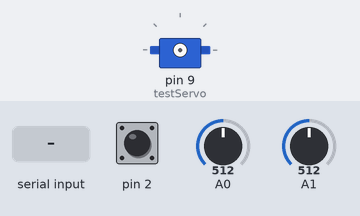
A sketch run on a simulated Arduino Uno, built with avr-gcc and run on an emulated ATmega328P. Parts: servo. The inputs (shaded band) are chosen by the test bench; at power-on: pin 2 HIGH, A0 = 512, A1 = 512. What the sketch prints to the serial monitor is not drawn.

Above: at 1.2 s.
1.3 s: "V" received over Serial
Timing chart, 0 to 8.8 s (numbered marks = the images above; inputs shaded):
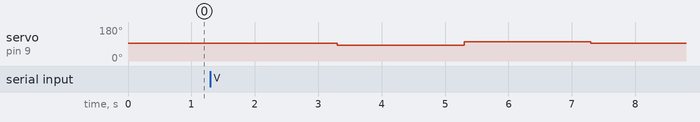

The sketch:

Probe_COM6.ino
```cpp
#include <Wire.h>
#include <Servo.h>
Servo testServo;
bool servoTest=false;
uint32_t servoStart=0;
volatile byte servoCommand=0;
bool wideTest=false;
uint16_t commandedUs=0;
const byte ADDRESS=16;
volatile byte sample[16]={}; volatile uint16_t nonce=0,receives=0;
uint16_t seq=0;unsigned long last=0;
byte crc(byte*b,int n){byte c=0;while(n--)c^=*b++;return c;}
void word(byte*b,int i,uint16_t n){b[i]=n;b[i+1]=n>>8;}
void request(){byte b[16];for(byte i=0;i<16;i++)b[i]=sample[i];word(b,8,nonce);word(b,10,receives);b[15]=crc(b,15);Wire.write(b,16);}
void receive(int n){byte b[4];int k=0;while(Wire.available()){byte c=Wire.read();if(k<4)b[k++]=c;}
 if(n==4&&k==4&&crc(b,3)==b[3]){
  if(b[0]==0xC1){nonce=b[1]|uint16_t(b[2])<<8;receives++;}
  if(b[0]==0xC2&&b[2]==0&&(b[1]==1||b[1]==2))servoCommand=b[1];
 }}
void setup(){Serial.begin(115200);pinMode(2,INPUT_PULLUP);Wire.begin(ADDRESS);Wire.onReceive(receive);Wire.onRequest(request);}
void loop(){
 byte action;noInterrupts();action=servoCommand;servoCommand=0;interrupts();
 if(action==2){testServo.detach();servoTest=false;commandedUs=0;Serial.println("# SERVO_STOP");}
 if(action==1&&!servoTest){
  testServo.writeMicroseconds(1500);testServo.attach(9);servoStart=millis();servoTest=true;wideTest=true;
  Serial.println("# WIFI_I2C_SWEEP_BEGIN 1200..1800us");
 }
 while(Serial.available())if(Serial.read()=='V'){
  testServo.writeMicroseconds(1500);testServo.attach(9);servoStart=millis();servoTest=true;wideTest=false;
  Serial.println("# SERVO_TEST_BEGIN D9 center +/-100us");
 }
 if(servoTest){
  uint32_t elapsed=millis()-servoStart;
  if(wideTest){
   const int points[]={1500,1200,1800,1200,1800,1500};
   if(elapsed<10000){byte segment=elapsed/2000;commandedUs=points[segment]+(long(points[segment+1])-points[segment])*long(elapsed%2000)/2000;}
   else if(elapsed<11000)commandedUs=1500;
   else {testServo.detach();servoTest=false;commandedUs=0;Serial.println("# WIFI_I2C_SWEEP_END detached");}
  }else{
   if(elapsed<2000)commandedUs=1500;
   else if(elapsed<4000)commandedUs=1400;
   else if(elapsed<6000)commandedUs=1600;
   else if(elapsed<8000)commandedUs=1500;
   else {testServo.detach();servoTest=false;commandedUs=0;Serial.println("# SERVO_TEST_END detached");}
  }
  if(servoTest)testServo.writeMicroseconds(commandedUs);
 }
 if(millis()-last>=10){last=millis();byte b[16]={0xD1,ADDRESS};word(b,2,seq++);word(b,4,analogRead(A0));word(b,6,analogRead(A1));b[12]=digitalRead(2)==LOW;word(b,13,commandedUs);noInterrupts();for(byte i=0;i<16;i++)sample[i]=b[i];interrupts();}}
```

Measured:
- after the input at 1.3 s, servo on pin 9 (testServo): 93° → 83° after 2.0 s, → 102° 2.0 s later, → 93° 2.0 s later
